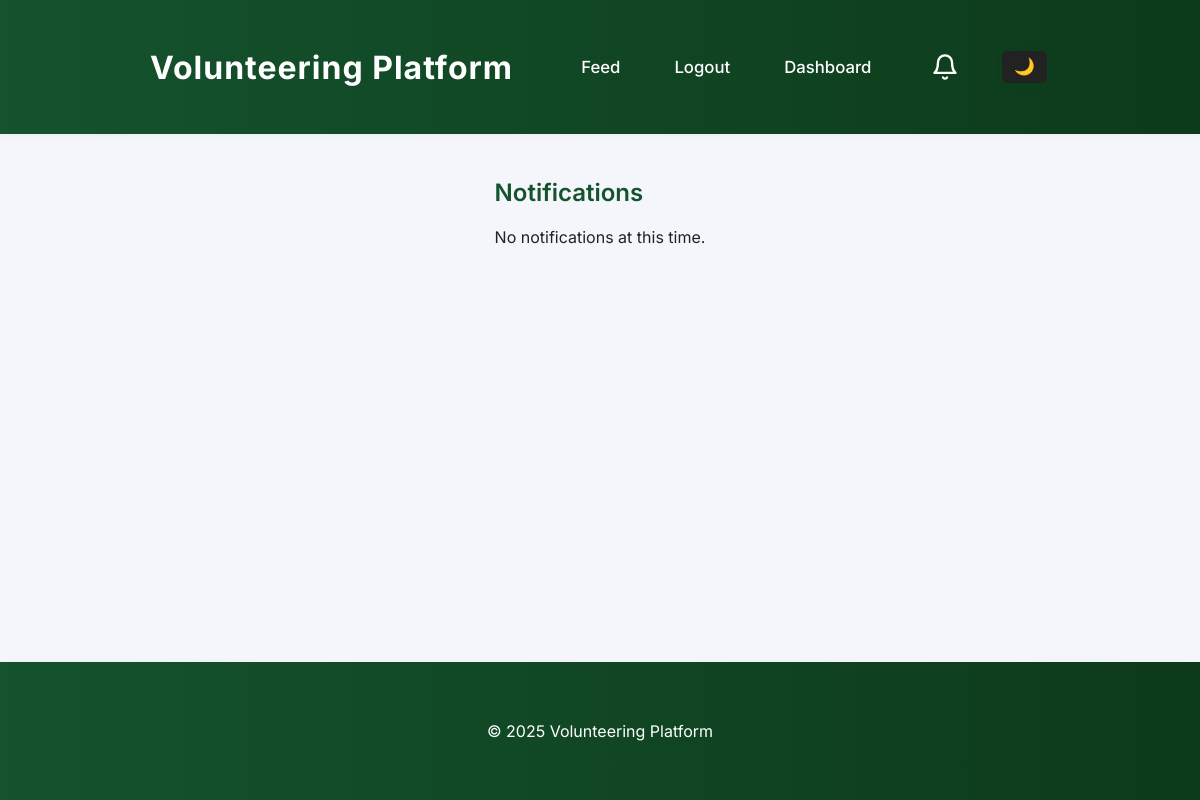
Page /accounts/notifications/ (signed in) on the earlier database version.
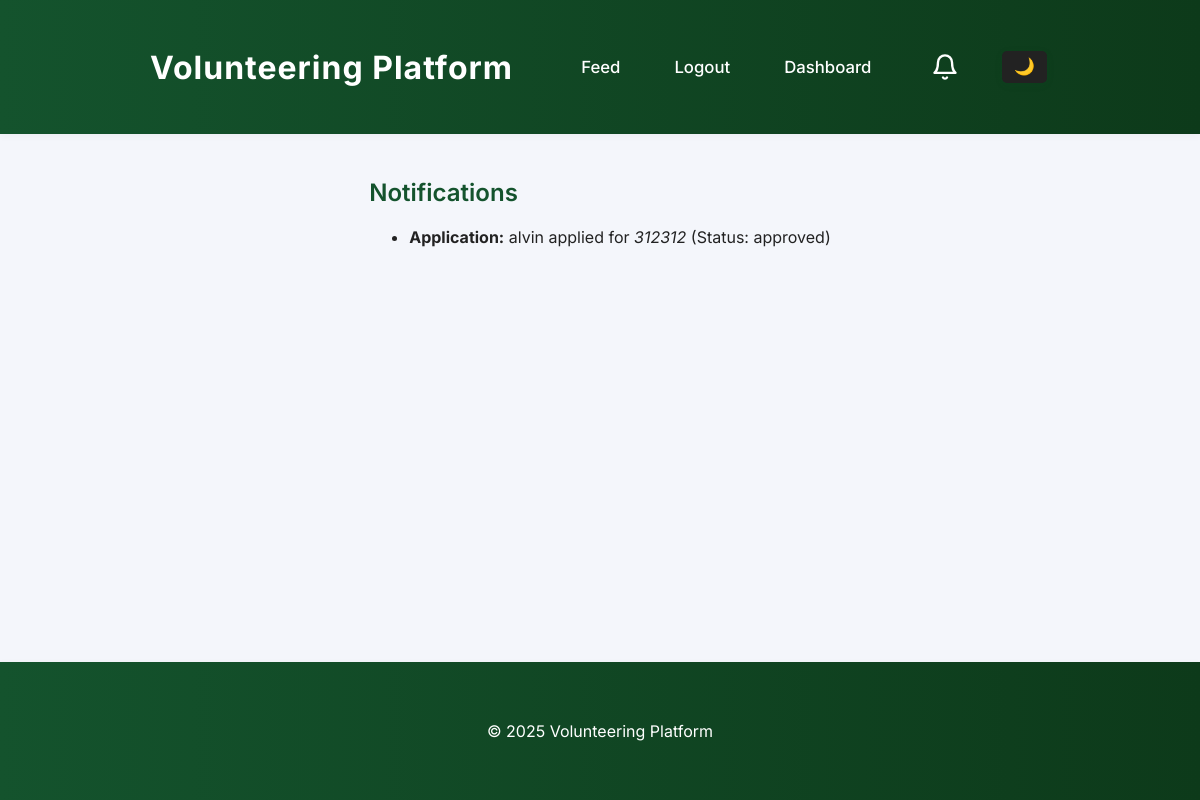
Same page on the later database version.
### feeds/models.py (models this page shows, shortened)
class Application(models.Model):
    volunteer = models.ForeignKey(
        settings.AUTH_USER_MODEL,
        on_delete=models.CASCADE,
        limit_choices_to={"role": "volunteer"},
    )
    opportunity = models.ForeignKey(
        Opportunity, on_delete=models.CASCADE, related_name="applications"
    )
    applied_at = models.DateTimeField(auto_now_add=True)
    status = models.CharField(
        max_length=20,
        choices=[
            ("pending", "Pending"),
            ("approved", "Approved"),
            ("rejected", "Rejected"),
            ("completed", "Completed"),
        ],
        default="pending",
    )
    completed_at = models.DateTimeField(null=True, blank=True)
    review = models.TextField(blank=True)
    review_rating = models.PositiveSmallIntegerField(null=True, blank=True)
    class Meta:
        unique_together = ("volunteer", "opportunity")  # prevent duplicate applications

class Opportunity(models.Model):
    ngo = models.ForeignKey(
        settings.AUTH_USER_MODEL,
        on_delete=models.CASCADE,
        limit_choices_to={"role": "ngo"},
    )
    title = models.CharField(max_length=200)
    description = models.TextField()
    location = models.CharField(max_length=255)
    start_date = models.DateField()
    end_date = models.DateField()
    skills_required = models.CharField(max_length=255, blank=True)
    created_at = models.DateTimeField(auto_now_add=True)

### accounts/models.py (models this page shows, shortened)
class User(AbstractUser):
    ROLE_CHOICES = (
        ("volunteer", "Volunteer"),
        ("ngo", "NGO"),
        ("admin", "Admin"),
    )
    role = models.CharField(max_length=10, choices=ROLE_CHOICES, default="volunteer")
    skills = models.CharField(max_length=255, blank=True, help_text="Comma-separated skills (e.g. Python, Fundraising, Event Planning)")

### accounts/views.py (the view)
# urls.py: path("notifications/", views.notifications, name="notifications"),
@login_required
def notifications(request):
    applications = []
    reports = []
    if request.user.role == "ngo":
        applications = Application.objects.filter(opportunity__ngo=request.user).exclude(status="completed").select_related("volunteer", "opportunity")
    if request.user.role == "admin":
        reports = Report.objects.filter(handled=False).select_related("reporter", "reported")
    return render(request, "accounts/notifications.html", {"applications": applications, "reports": reports})

### accounts/views.py (called while the page is built)
def get_notification_count(request):
    if not request.user.is_authenticated:
        return {'notification_count': 0}
    count = 0
    if hasattr(request.user, 'role'):
        if request.user.role == 'ngo':
            from feeds.models import Application
            count = Application.objects.filter(opportunity__ngo=request.user, status='pending').count()
        elif request.user.role == 'admin':
            from .models import Report
            count = Report.objects.filter(handled=False).count()
    return {'notification_count': count}

### feeds/templatetags/bg_images.py (called while the page is built)
@register.simple_tag
def random_bg_image():
    img_dir = os.path.join(settings.STATIC_ROOT or settings.STATICFILES_DIRS[0], 'img')
    try:
        files = [f for f in os.listdir(img_dir) if f.lower().endswith(('.jpg', '.jpeg', '.png', '.webp', '.gif'))]
    except Exception:
        files = []
    import random
    if files:
        return 'img/' + random.choice(files)
    return ''

### accounts/templates/accounts/notifications.html (shortened to what this page needs)
{% extends 'base.html' %}
{% block content %}
  <h2>Notifications</h2>
  {% if applications or reports %}
    <ul>
      {% for app in applications %}
        <li>
          <strong>Application:</strong> {{ app.volunteer.username }} applied for <em>{{ app.opportunity.title }}</em> (Status: {{ app.status }})
        </li>
      {% endfor %}
    </ul>
  {% else %}
    <p>No notifications at this time.</p>
  {% endif %}
{% endblock %}

Differences in the rows shown:
added Application: volunteer.username "alvin", opportunity "312312", status "approved"
Other differences:
text no longer shown: "No notifications at this time."
